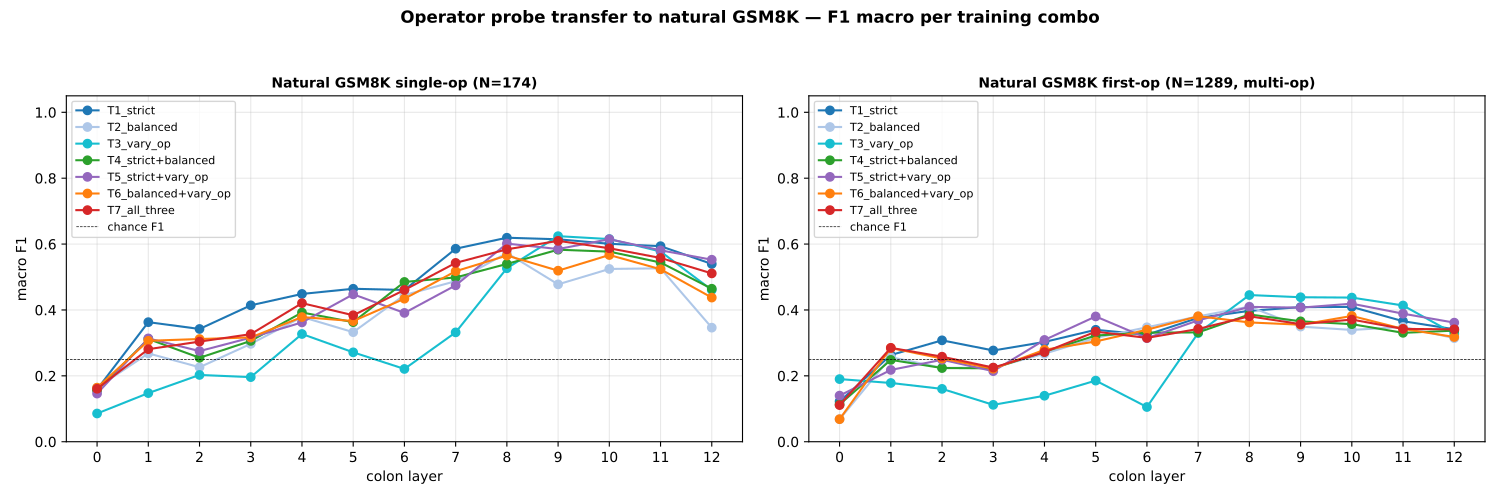

This chart was generated by the following Python code:
"""Find the best operator probe for NATURAL GSM8K (without training on it).

Sweeps 7 training combinations:
   T1: strict CF only
   T2: cf_balanced only
   T3: vary_operator only
   T4: strict ∪ cf_balanced
   T5: strict ∪ vary_operator
   T6: cf_balanced ∪ vary_operator
   T7: strict ∪ cf_balanced ∪ vary_operator

For each: train on ALL of the source data (no held-out from training set),
test on natural GSM8K (a) single-op subset, (b) first-op-in-chain labels.

Reports per-layer accuracy, macro precision/recall/F1, per-class metrics.
Picks the layer-and-train-combo with best macro F1 on natural single-op
as the final winner.
"""
from __future__ import annotations

import json
from itertools import combinations
from pathlib import Path

import matplotlib.pyplot as plt
import numpy as np
import torch
from matplotlib.backends.backend_pdf import PdfPages
from sklearn.linear_model import RidgeClassifier
from sklearn.metrics import (accuracy_score, confusion_matrix, f1_score,
                              precision_score, recall_score)
from sklearn.preprocessing import StandardScaler

REPO = Path(__file__).resolve().parents[3]
PD = Path(__file__).resolve().parent
STRICT_COL = REPO / "visualizations-all" / "gpt2-gsm8k" / "counterfactuals" / "gsm8k_cf_op_strict_colon_acts.pt"
STRICT_CF = REPO.parent / "cf-datasets" / "gsm8k_cf_op_strict.json"
SVAMP_COL = REPO / "visualizations-all" / "gpt2" / "counterfactuals" / "cf_balanced_colon_acts.pt"
SVAMP_META = REPO / "visualizations-all" / "gpt2" / "counterfactuals" / "cf_balanced_colon_acts_meta.json"
VARY_OP_COL = REPO / "visualizations-all" / "gpt2-gsm8k" / "counterfactuals" / "gsm8k_vary_operator_colon_acts.pt"
VARY_OP_CF = REPO.parent / "cf-datasets" / "gsm8k_vary_operator.json"
NAT_COL = REPO / "experiments" / "computation_probes" / "gsm8k_colon_acts.pt"
NAT_META = REPO / "experiments" / "computation_probes" / "gsm8k_colon_acts_meta.json"
OUT_PDF = PD / "operator_probe_to_natural.pdf"
OUT_JSON = PD / "operator_probe_to_natural.json"

OP_NAMES = ["Addition", "Subtraction", "Multiplication", "Common-Division"]
op_to_int = {n: i for i, n in enumerate(OP_NAMES)}


def metrics(y_true, y_pred):
    return {
        "acc": float(accuracy_score(y_true, y_pred)),
        "precision_macro": float(precision_score(y_true, y_pred, average="macro", zero_division=0)),
        "recall_macro":    float(recall_score(y_true, y_pred, average="macro", zero_division=0)),
        "f1_macro":        float(f1_score(y_true, y_pred, average="macro", zero_division=0)),
        "precision_per_class": precision_score(y_true, y_pred, average=None,
                                                labels=list(range(4)), zero_division=0).tolist(),
        "recall_per_class":    recall_score(y_true, y_pred, average=None,
                                             labels=list(range(4)), zero_division=0).tolist(),
        "f1_per_class":        f1_score(y_true, y_pred, average=None,
                                         labels=list(range(4)), zero_division=0).tolist(),
    }


def load_strict():
    X = torch.load(STRICT_COL, map_location="cpu", weights_only=True).float().numpy()
    rows = json.load(open(STRICT_CF))
    return X, np.array([op_to_int[r["type"]] for r in rows])


def load_balanced():
    X = torch.load(SVAMP_COL, map_location="cpu", weights_only=True).float().numpy()
    meta = json.load(open(SVAMP_META))
    types = ["Common-Division" if t == "Common-Divison" else t for t in meta["types"]]
    types = types[:X.shape[0]]
    keep = [i for i, t in enumerate(types) if t in op_to_int]
    return X[keep], np.array([op_to_int[types[i]] for i in keep])


def load_vary_op():
    X = torch.load(VARY_OP_COL, map_location="cpu", weights_only=True).float().numpy()
    rows = json.load(open(VARY_OP_CF))
    return X, np.array([op_to_int[r["type"]] for r in rows])


def load_natural():
    X = torch.load(NAT_COL, map_location="cpu", weights_only=True).float().numpy()
    meta = json.load(open(NAT_META))
    ops_used = meta.get("operators_used", [])[:X.shape[0]]
    keep_single = [i for i, ou in enumerate(ops_used)
                    if isinstance(ou, list) and len(ou) == 1]
    keep_first  = [i for i, ou in enumerate(ops_used)
                    if isinstance(ou, list) and len(ou) >= 1 and ou[0] in op_to_int]
    return (X[keep_single], np.array([op_to_int[ops_used[i][0]] for i in keep_single]),
            X[keep_first],  np.array([op_to_int[ops_used[i][0]] for i in keep_first]))


def main():
    print("Loading...")
    Xs, ys = load_strict()
    Xb, yb = load_balanced()
    Xv, yv = load_vary_op()
    X_nat_single, y_nat_single, X_nat_first, y_nat_first = load_natural()
    Lc = Xs.shape[1]
    # All sources must have the same Lc
    assert Xb.shape[1] == Lc and Xv.shape[1] == Lc and X_nat_single.shape[1] == Lc

    sources = {"strict": (Xs, ys), "balanced": (Xb, yb), "vary_op": (Xv, yv)}
    combos = [
        ("T1_strict",                   ("strict",)),
        ("T2_balanced",                 ("balanced",)),
        ("T3_vary_op",                  ("vary_op",)),
        ("T4_strict+balanced",          ("strict", "balanced")),
        ("T5_strict+vary_op",           ("strict", "vary_op")),
        ("T6_balanced+vary_op",         ("balanced", "vary_op")),
        ("T7_all_three",                ("strict", "balanced", "vary_op")),
    ]

    results = {}
    for name, srcs in combos:
        X_tr = np.concatenate([sources[s][0] for s in srcs], axis=0)
        y_tr = np.concatenate([sources[s][1] for s in srcs])
        print(f"\n{name}: trained on {srcs}  N_train={len(y_tr)}")
        per_layer_single = []
        per_layer_first = []
        for l in range(Lc):
            sc = StandardScaler().fit(X_tr[:, l, :])
            clf = RidgeClassifier(alpha=1.0, class_weight="balanced").fit(
                sc.transform(X_tr[:, l, :]), y_tr)
            yp_single = clf.predict(sc.transform(X_nat_single[:, l, :]))
            yp_first  = clf.predict(sc.transform(X_nat_first[:, l, :]))
            per_layer_single.append(metrics(y_nat_single, yp_single))
            per_layer_first.append(metrics(y_nat_first, yp_first))
        results[name] = {"sources": list(srcs),
                          "per_layer_single": per_layer_single,
                          "per_layer_first":  per_layer_first}
        accs_s = [m["acc"] for m in per_layer_single]
        f1s_s = [m["f1_macro"] for m in per_layer_single]
        accs_f = [m["acc"] for m in per_layer_first]
        f1s_f = [m["f1_macro"] for m in per_layer_first]
        ls_b_s = int(np.argmax(f1s_s)); ls_b_f = int(np.argmax(f1s_f))
        print(f"  natural single-op best: L{ls_b_s}  acc={accs_s[ls_b_s]:.3f}  F1={f1s_s[ls_b_s]:.3f}")
        print(f"  natural first-op  best: L{ls_b_f}  acc={accs_f[ls_b_f]:.3f}  F1={f1s_f[ls_b_f]:.3f}")

    OUT_JSON.write_text(json.dumps(results, indent=2))
    print(f"\nsaved {OUT_JSON}")

    # Winner table
    print("\n=== Winner table (best by F1 macro on natural single-op) ===")
    print(f"{'combo':<22} {'best L':<7} {'acc':<6} {'F1':<6} {'prec':<6} {'recall':<6}")
    for name in results:
        per = results[name]["per_layer_single"]
        f1s = [m["f1_macro"] for m in per]
        lb = int(np.argmax(f1s)); m = per[lb]
        print(f"{name:<22} {lb:<7} {m['acc']:<6.3f} {m['f1_macro']:<6.3f} "
              f"{m['precision_macro']:<6.3f} {m['recall_macro']:<6.3f}")
    print()
    print(f"=== Winner table (best by F1 macro on natural first-op) ===")
    print(f"{'combo':<22} {'best L':<7} {'acc':<6} {'F1':<6} {'prec':<6} {'recall':<6}")
    for name in results:
        per = results[name]["per_layer_first"]
        f1s = [m["f1_macro"] for m in per]
        lb = int(np.argmax(f1s)); m = per[lb]
        print(f"{name:<22} {lb:<7} {m['acc']:<6.3f} {m['f1_macro']:<6.3f} "
              f"{m['precision_macro']:<6.3f} {m['recall_macro']:<6.3f}")

    # PDF
    COLORS = {
        "T1_strict": "#1f77b4", "T2_balanced": "#aec7e8", "T3_vary_op": "#17becf",
        "T4_strict+balanced": "#2ca02c", "T5_strict+vary_op": "#9467bd",
        "T6_balanced+vary_op": "#ff7f0e", "T7_all_three": "#d62728",
    }
    xs = np.arange(Lc)
    with PdfPages(OUT_PDF) as pdf:
        # Page 1: F1 macro per layer for both targets
        fig, axes = plt.subplots(1, 2, figsize=(15, 5))
        for ax, target, title in [
            (axes[0], "per_layer_single", "Natural GSM8K single-op (N=174)"),
            (axes[1], "per_layer_first",  "Natural GSM8K first-op (N=1289, multi-op)"),
        ]:
            for name in results:
                vals = [m["f1_macro"] for m in results[name][target]]
                ax.plot(xs, vals, "o-", lw=1.5, color=COLORS[name], label=name)
            ax.axhline(0.25, color="black", ls="--", lw=0.5, label="chance F1")
            ax.set_xlabel("colon layer"); ax.set_ylabel("macro F1")
            ax.set_xticks(xs); ax.set_ylim(0, 1.05)
            ax.set_title(title, fontsize=10, fontweight="bold")
            ax.legend(fontsize=8, loc="upper left"); ax.grid(alpha=0.3)
        fig.suptitle("Operator probe transfer to natural GSM8K — F1 macro per training combo",
                     fontsize=12, fontweight="bold")
        fig.tight_layout(rect=(0, 0, 1, 0.94))
        pdf.savefig(fig, dpi=140); plt.close(fig)

        # Page 2: per-class P/R/F1 at WINNER training combo, best layer (single-op)
        # Find winner
        winner_name = max(results, key=lambda n:
                          max(m["f1_macro"] for m in results[n]["per_layer_single"]))
        per = results[winner_name]["per_layer_single"]
        f1s = [m["f1_macro"] for m in per]
        lb = int(np.argmax(f1s)); m_best = per[lb]
        fig, axes = plt.subplots(1, 2, figsize=(15, 5))
        ax = axes[0]
        w = 0.27; xs_op = np.arange(4)
        ax.bar(xs_op - w, m_best["precision_per_class"], w, color="#1f77b4", label="precision")
        ax.bar(xs_op,     m_best["recall_per_class"],    w, color="#2ca02c", label="recall")
        ax.bar(xs_op + w, m_best["f1_per_class"],        w, color="#d62728", label="F1")
        ax.set_xticks(xs_op); ax.set_xticklabels(["Add","Sub","Mul","Div"])
        ax.set_ylim(0, 1.05); ax.set_ylabel("score")
        ax.set_title(f"WINNER → natural single-op\n{winner_name}, L{lb}, "
                     f"acc={m_best['acc']:.2f}, macro F1={m_best['f1_macro']:.2f}",
                     fontsize=10, fontweight="bold")
        ax.legend(); ax.grid(axis="y", alpha=0.3)
        # Same for first-op winner
        winner_name_f = max(results, key=lambda n:
                            max(m["f1_macro"] for m in results[n]["per_layer_first"]))
        per_f = results[winner_name_f]["per_layer_first"]
        f1s_f = [m["f1_macro"] for m in per_f]
        lb_f = int(np.argmax(f1s_f)); m_best_f = per_f[lb_f]
        ax = axes[1]
        ax.bar(xs_op - w, m_best_f["precision_per_class"], w, color="#1f77b4", label="precision")
        ax.bar(xs_op,     m_best_f["recall_per_class"],    w, color="#2ca02c", label="recall")
        ax.bar(xs_op + w, m_best_f["f1_per_class"],        w, color="#d62728", label="F1")
        ax.set_xticks(xs_op); ax.set_xticklabels(["Add","Sub","Mul","Div"])
        ax.set_ylim(0, 1.05); ax.set_ylabel("score")
        ax.set_title(f"WINNER → natural first-op\n{winner_name_f}, L{lb_f}, "
                     f"acc={m_best_f['acc']:.2f}, macro F1={m_best_f['f1_macro']:.2f}",
                     fontsize=10, fontweight="bold")
        ax.legend(); ax.grid(axis="y", alpha=0.3)
        fig.suptitle("Best training-combo's per-class precision/recall/F1 on natural GSM8K",
                     fontsize=12, fontweight="bold")
        fig.tight_layout(rect=(0, 0, 1, 0.94))
        pdf.savefig(fig, dpi=140); plt.close(fig)

        # Page 3: Summary table
        fig, ax = plt.subplots(figsize=(13, 7))
        ax.axis("off")
        rows = [["combo", "target", "best L", "acc", "F1", "prec", "recall"]]
        for target, label in [("per_layer_single", "natural single-op"),
                               ("per_layer_first",  "natural first-op")]:
            for name in results:
                per = results[name][target]
                f1s = [m["f1_macro"] for m in per]
                lb = int(np.argmax(f1s)); m = per[lb]
                rows.append([name, label, str(lb), f"{m['acc']:.3f}",
                             f"{m['f1_macro']:.3f}", f"{m['precision_macro']:.3f}",
                             f"{m['recall_macro']:.3f}"])
        tbl = ax.table(cellText=rows, loc="center", cellLoc="center")
        tbl.auto_set_font_size(False); tbl.set_fontsize(9)
        tbl.scale(1, 1.3)
        for j in range(len(rows[0])):
            tbl[0, j].set_facecolor("#dddddd")
        ax.set_title("All 7 training combos → both natural-GSM8K targets",
                     fontsize=11, fontweight="bold")
        fig.tight_layout(); pdf.savefig(fig, dpi=140); plt.close(fig)
    print(f"saved {OUT_PDF}")


if __name__ == "__main__":
    main()
